Frame 1 (no input): blank canvas, image omitted
Frame 60 (the mouse pressed at the canvas centre just before this capture): blank canvas, image omitted
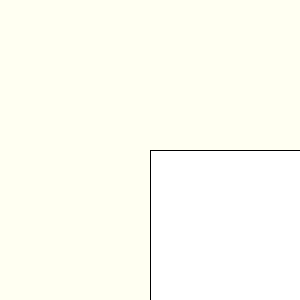
Frame 120 (the mouse held since frame 60 and released just before this capture)

The Processing sketch whose frames 1 and 60 were blank and that drew this single picture after the mouse press (run headless with seeded random() and noise(); from frame 60 on, the mouse is pressed at the canvas centre):

// Processing sketch: week16_pattern
// ── week16_pattern.pde
void setup() {
  size(300, 300);
  background(#FFFFF2);
}

void draw(){
  if(mousePressed){
  rect(mouseX, mouseY, pmouseX, pmouseY);
 }
}

void keyPressed(){
  if(key == '1') stroke(255, 0, 0);
  if(key == '2') stroke(0, 255, 0);
}
